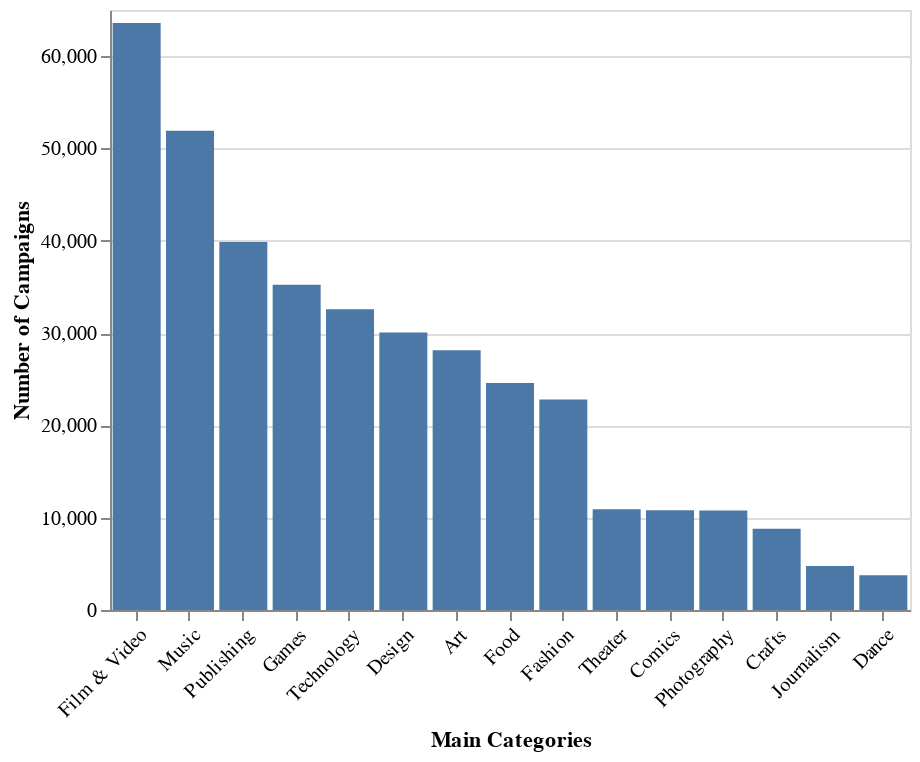

Write notebook code for a chart like this one.
### Code cell
"""
Luego buscamos visualizar la distribución de las categorias principales
de las campañas. 
"""


main_categories = df.main_category.value_counts()
main_categories_use = pd.DataFrame({
    'Main Categories' : main_categories.index,
    'Number of Campaigns' : main_categories.values
})
alt.Chart(main_categories_use).mark_bar().encode(
    x = alt.X('Main Categories', sort = main_categories.values, axis =  alt.Axis(labelAngle=-45)),
    y = 'Number of Campaigns',
    tooltip = ('Number of Campaigns')
).properties(width = 400)

### Figure 1 — Vega-Lite specification as saved in the notebook (floating-point values rounded to 4 significant figures)
{"config": {"view": {"continuousWidth": 400, "continuousHeight": 300}}, "data": {"name": "data-52407bcd7e016ddb0cc427fe3f7bf921"}, "mark": "bar", "encoding": {"tooltip": {"field": "Number of Campaigns", "type": "quantitative"}, "x": {"axis": {"labelAngle": -45}, "field": "Main Categories", "sort": [63580.0, 51920.0, 39870.0, 35230.0, 32570.0, 30070.0, 28150.0, 24600.0, 22820.0, 10910.0, 10820.0, 10780.0, 8809.0, 4755.0, 3768.0], "type": "nominal"}, "y": {"field": "Number of Campaigns", "type": "quantitative"}}, "width": 400, "$schema": "https://vega.github.io/schema/vega-lite/v4.17.0.json", "datasets": {"data-52407bcd7e016ddb0cc427fe3f7bf921": [{"Main Categories": "Film & Video", "Number of Campaigns": 63585}, {"Main Categories": "Music", "Number of Campaigns": 51918}, {"Main Categories": "Publishing", "Number of Campaigns": 39874}, {"Main Categories": "Games", "Number of Campaigns": 35231}, {"Main Categories": "Technology", "Number of Campaigns": 32569}, {"Main Categories": "Design", "Number of Campaigns": 30070}, {"Main Categories": "Art", "Number of Campaigns": 28153}, {"Main Categories": "Food", "Number of Campaigns": 24602}, {"Main Categories": "Fashion", "Number of Campaigns": 22816}, {"Main Categories": "Theater", "Number of Campaigns": 10913}, {"Main Categories": "Comics", "Number of Campaigns": 10819}, {"Main Categories": "Photography", "Number of Campaigns": 10779}, {"Main Categories": "Crafts", "Number of Campaigns": 8809}, {"Main Categories": "Journalism", "Number of Campaigns": 4755}, {"Main Categories": "Dance", "Number of Campaigns": 3768}]}}
